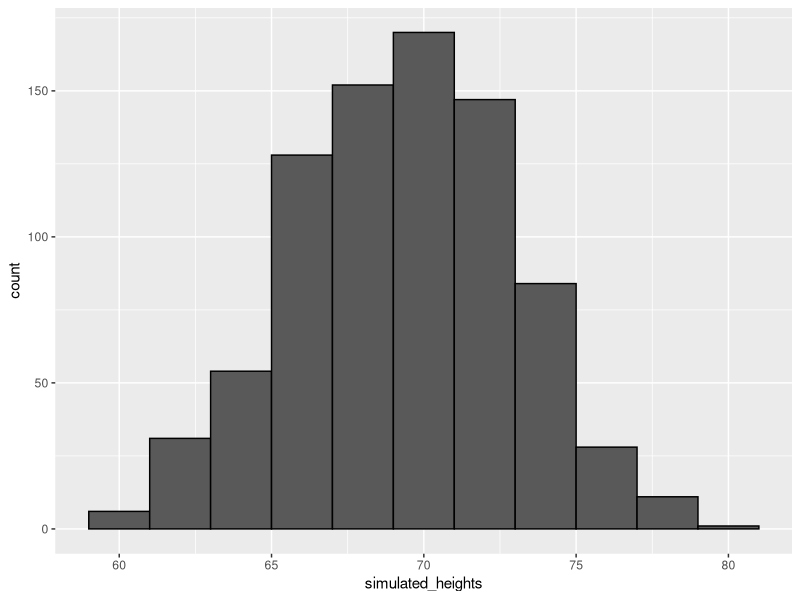

Write the R code that produced this figure.
## R provides a function to generate normally distributed outcomes.
## rnorm() arguments-- size; average (default 0); standard deviation (default 1)

## define x as male heights from dslabs data
library(tidyverse)
library(dslabs)
data(heights)
x <- heights %>% filter(sex=="Male") %>% pull(height)

## generate simulated height data using normal distribution 
## - both datasets should have n observations
## rnorm() here generates the normally distributed outcomes
n <- length(x)
avg <- mean(x)
s <- sd(x)
simulated_heights <- rnorm(n, avg, s)

## plot distribution of simulated_heights
## Unsurprisingly, they look normal because they were genrated to look normal.
data.frame(simulated_heights = simulated_heights) %>%
  ggplot(aes(simulated_heights)) +
  geom_histogram(color="black", binwidth = 2)

## Thus rnorm() is one of the most important function in R that will let us 
## to generate data that mimics naturally occuring events and 
## and it'll let us answer questions related to what could happen
## by chance by running Monte Carlo simulations.

## For example, if we pick 800 males at random, what is the distribution 
## of the tallest person?
## Specifically, we could ask, how rare is that the tallest person is a seven
## footer?

B <- 10000
tallest <- replicate(B, {
  simulated_data <- rnorm(800, avg, s) ## generate 800 normally distributed random heights
  max(simulated_data) ## determine the tallest height
})
mean(tallest >= 7*12) ## proportion of times that tallest person exceeded 7 feet
